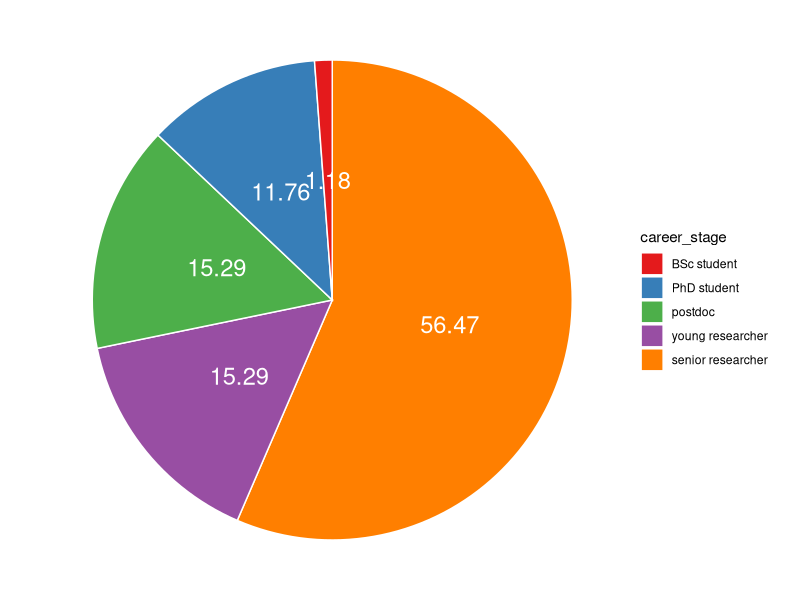
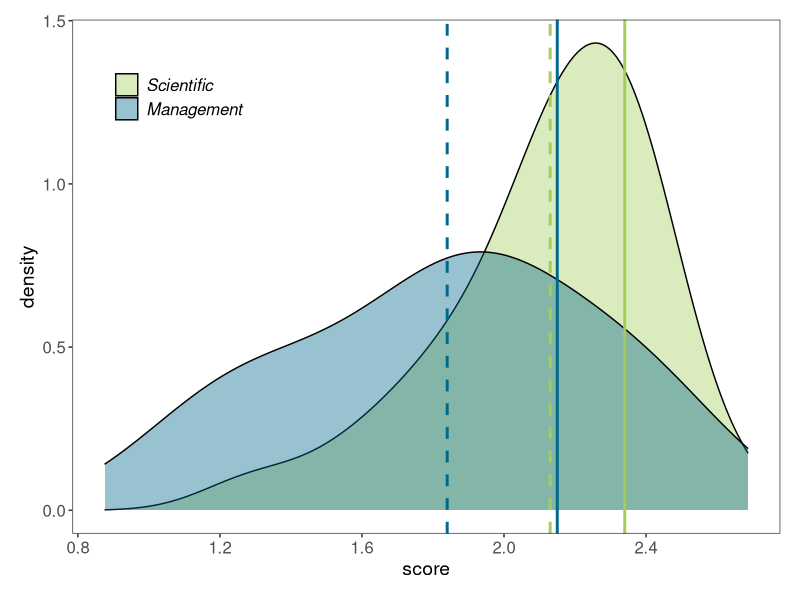
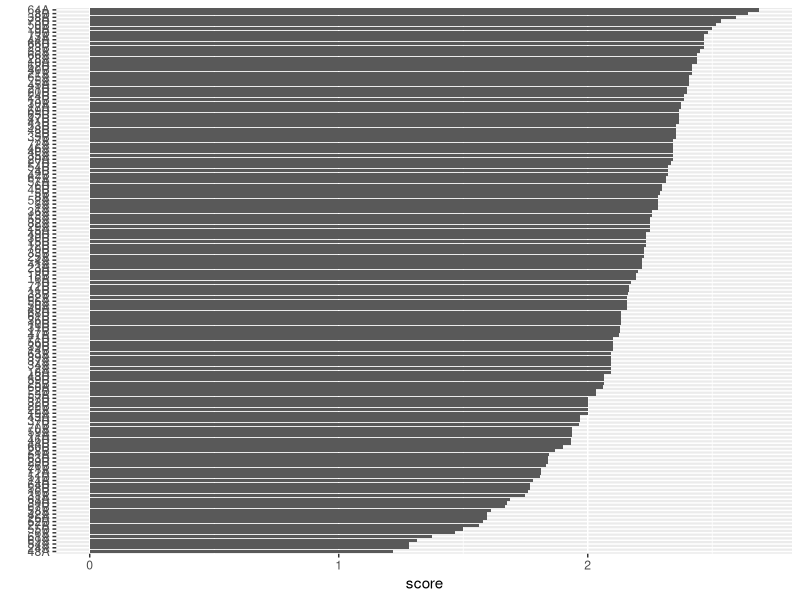
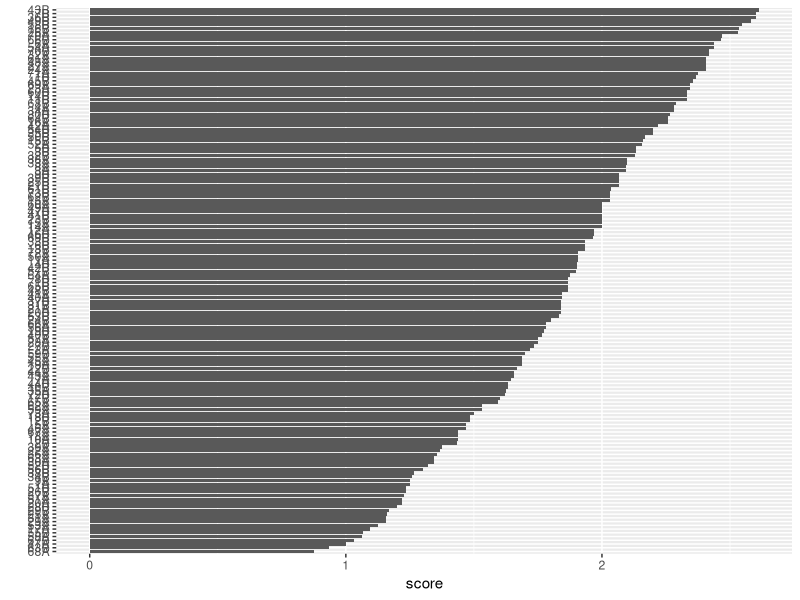

The R script that drew these images, in order:
#~~~~~~~~~~~~~~~~~~~~~~~~~~~~~~~~~~~~~~~~~~~~~~~~~~~~~~~~~~~~~~~~~~~~
#         Arctic herbivory horizon scan
#        Isabel C Barrio (isabel@lbhi.is)
#                  3-December-2024
#~~~~~~~~~~~~~~~~~~~~~~~~~~~~~~~~~~~~~~~~~~~~~~~~~~~~~~~~~~~~~~~~~~~~

# script to import the data from the two scoring surveys 
# and link them to the list of questions

# libraries --------------------------------------------------------------------
library(readxl)
library(writexl)
library(dplyr)
library(tidyverse)
library(stringr)
library(ggpubr)
library(scales)



# customised functions ----
# defining the parameters for our graphs
theme_horizon <- function(){    # create a new theme function for the style of graphs
  theme_bw()+                   # use a predefined theme as a base
  theme(axis.text.x = element_text(size = 12),
        axis.text.y = element_text(size = 12),
        axis.title = element_text(size = 14),
        panel.grid = element_blank(),
        plot.margin = unit(c(0.5, 0.5, 0.5, 0.5), units = , "cm"),
        plot.title = element_text(size = 20, vjust = 1, hjust = 0.5),
        legend.text = element_text(size = 12, face = "italic"),
        legend.title = element_blank(),
        legend.position = c(0.15, 0.85))  # legend inside plot area x, y position
}


# 1. load datasets -------------------------------------------------------------

# set the working directory
# ICB: setwd("C:/Users/isabel/OneDrive - Menntaský/ISABEL/HERBIVORY NETWORK/herbivory horizon scan/R")

# 2. demographic data --------------------------------------------------------
## 2.1 elicitation survey ----
## load demographic data of participants in the elicitation survey
demog <- read_excel("Arctic Herbivory Horizon Scan_data.xlsx", sheet = "responses") %>% 
                select(resp_ID, career_stage, career_stage_other, 
                       geographic_scope, geographic_scope_other, gender) %>% 
                # fix career stage
                mutate(career_stage_other = case_when(career_stage_other %in% c("Lecturer in ecology with over a decade of experience",
                                                            "Environmental data scientist",
                                                            "Out dated and retired",
                                                            "professor (I guess this would go under senior researcher?)") ~ "Senior researcher (5 or more years from obtaining a research position)",
                                   TRUE ~ career_stage_other),
                       career_stage = case_when(career_stage == "Other" ~ career_stage_other,
                                                TRUE ~ career_stage)) %>% 
                # simplify classes and reorder
                mutate(career_stage = case_when(career_stage == "Post-doctoral fellow" ~ "postdoc",
                                                career_stage == "Senior researcher (5 or more years from obtaining a research position)" ~ "senior researcher",
                                                career_stage == "Recently established researcher (<5 years from obtaining a position)" ~ "young researcher",
                                                TRUE ~ career_stage),
                       career_stage = factor(career_stage, levels = c("BSc student", "PhD student", "postdoc",
                                                                      "young researcher", "senior researcher")),
                       gender = case_when(gender == "Male" ~ "male",
                                          gender == "Female" ~ "female",
                                          gender == "Non-binary" ~ "non-binary")) %>% 
                # fix geographic scope
                mutate(geographic_scope_other = case_when(geographic_scope_other %in% c("Svalbard",
                                                            "Svalbard Islands", "Norwegian high Arctic Svalbard") ~ "Svalbard",
                                                          geographic_scope_other == "Global (i.e. pan-Arctic plus the rest of the world)" ~ "pan-Arctic",
                                                          TRUE ~ "outside the Arctic")) 
  

### 2.1.1 career stage ----
career.stage <- demog %>% count(career_stage) 

# pie chart
# first compute the position of labels for piechart
#percentages of each type of document
data.frame(document_type = career.stage$career_stage,
           percentage = round(career.stage$n/sum(career.stage$n)*100,1))

data <- career.stage %>% 
          arrange(desc(career_stage)) %>%
          mutate(prop = round(n / sum(career.stage$n) *100, 2)) %>%
          mutate(ypos = cumsum(prop) - 0.5*prop)

# basic piechart
ggplot(data, aes(x = "", y = prop, fill = career_stage)) +
   geom_bar(stat = "identity", width = 1, color = "white") +
   coord_polar("y", start = 0) +
   theme_void() + 
     geom_text(aes(y = ypos, label = prop), color = "white", size = 6) +
     scale_fill_brewer(palette = "Set1")

# barplot
career_p <- ggplot(career.stage, aes(career_stage, n)) +
  geom_bar(stat="identity", fill = "#00688B") +
  xlab("career stage") +
  ylab("participants") +
  coord_flip() +
  theme_horizon()


### 2.1.2 gender ----
gender <- demog %>% count(gender) 

# barplot
gender_p <- ggplot(gender, aes(gender, n)) +
  geom_bar(stat="identity", fill = "#00688B") +
  xlab("gender") +
  ylab("participants") +
  coord_flip() +
  theme_horizon()


### 2.1.3 geographic scope ----
geographic.scope <- demog %>% 
                      separate_rows(geographic_scope, sep = ";") %>% 
                        # remove empty rows created because of the last ";"
                        filter(!geographic_scope == "") %>% 
                      mutate(geographic_scope = case_when(geographic_scope %in% c("Other", NA) ~ geographic_scope_other,
                                                TRUE ~ geographic_scope),
                             # order
                             geographic_scope = factor(geographic_scope, 
                                                        levels = c("Alaska", "Canada", "Greenland", "Iceland",
                                                                   "Svalbard", "Fennoscandia", "Russia", "pan-Arctic", "outside the Arctic"))) %>% 
                               count(geographic_scope)

# barplot
geographic_p <- ggplot(geographic.scope, aes(geographic_scope, n)) +
  geom_bar(stat="identity", fill = "#00688B") +
  xlab("geographic scope") +
  ylab("participants") +
  coord_flip() +
  theme_horizon()

# plot everything together
figS1 <- ggarrange(career_p + ggtitle("a. Career stage"),
                   gender_p + ggtitle("b. Gender"),
                   geographic_p+ ggtitle("c. Geographic scope"),
                   ncol = 3, nrow = 1)


## 2.2 co-author list ----
## load demographic data of co-authors
coauthors <- read_excel("co-author_info.xlsx", sheet = "responses") %>%
                # fix career stage
                mutate(career_stage = case_when(career_stage %in% c("Recently established researcher (<5 years from obtaining a position)",
                                                            "Recently established researcher (<5 years in a research or management position since receiving the highest educational degree)",
                                                            "Post-doctoral fellow", "Teaching associate (similar in stage to post-doc)") ~ "young researcher",
                                                career_stage %in% c("Senior researcher (5 or more years in a research or management positionsince receiving the highest educational degree)",
                                                                    "Professor", "Research Professor", "Senior Research Associate, so soft money but senior?",
                                                                    "emeritus professor") ~ "senior researcher",
                                                TRUE ~ career_stage)) %>% 
                # fix focus into two categories (nobody said management alone)
                mutate(focus = case_when(focus %in% c("Mainly research", "Research and administrative",
                                                      "Teaching", "Research and teaching") ~ "research",
                                        TRUE ~ "both research and management")) %>% 
                # fix country of residence
                mutate(country_residence = case_when(country_residence %in% c("USA", "United States/Sweden") ~ "United States",
                                            country_residence %in% c("Norway/Bulgaria") ~ "Norway",
                                            country_residence %in% c("UK", "Scotland") ~ "United Kingdom",
                                            country_residence %in% c("The Netherlands") ~ "Netherlands",
                                            country_residence %in% c("sweden") ~ "Sweden",
                                            TRUE ~ country_residence)) %>%
                # simplify classes and reorder
                mutate(career_stage = factor(career_stage, levels = c("MSc student", "PhD student",
                                                                      "young researcher", "senior researcher")))   

### 2.2.1 career stage ----
career.stage <- coauthors %>% count(career_stage) %>% 
                  mutate(percentage = round(n/sum(n)*100,1))

### 2.2.2 gender ----
gender <- coauthors %>% count(gender) %>% 
                  mutate(percentage = round(n/sum(n)*100,1))

### 2.2.3 focus ----
focus <- coauthors %>% count(focus) %>% 
                  mutate(percentage = round(n/sum(n)*100,1))

### 2.2.4 country of residence ----
country_residence <- coauthors %>% count(country_residence) %>% 
                  mutate(percentage = round(n/sum(n)*100, 1))




# 3. list of questions -------------------------------------------------------
# NEED TO LOAD THESE for analysing survey data in the next section :)

# load questions for each survey separately
questions_A <- read_excel("Arctic Herbivory Horizon Scan_data.xlsx", sheet = "questions_to_rank") %>% 
                filter(survey == "A") %>% 
                # create variables to merge
                mutate(question_long = question,
                       question_nr = as.character(random)) %>% 
                select(question_nr, question_long) %>% 
                  mutate(question = paste(question_nr,"A", sep = ""))
questions_B <- read_excel("Arctic Herbivory Horizon Scan_data.xlsx", sheet = "questions_to_rank") %>% 
                filter(survey == "B") %>% 
                # create variables to merge
                mutate(question_long = question,
                       question_nr = as.character(random)) %>% 
                select(question_nr, question_long) %>% 
                  mutate(question = paste(question_nr,"B", sep = ""))

question_list <- rbind(questions_A, questions_B)


# 4. survey data -------------------------------------------------------------
# compile scoring of responses from the two scoring surveys
# and calculate average scores
survey_A <- read_excel("Arctic herbivory horizon scan - step 2 (A)(1-32).xlsx") %>% 
                # remove the columns we don't need
                select(-"Start time", -"Completion time", 
                       -"Email", -"Name", -"Last modified time") %>% 
                pivot_longer(cols = -ID, names_to = c("criterion", "question"),
                             names_sep = " relevance",
                             values_to = "score") %>% 
                mutate(question_nr = case_when(question == "" ~ "1",
                                            TRUE ~ question),
                       score_num = case_when(score == "Not at all" ~ 0,
                                             score == "Little relevant" ~ 1,
                                             score == "Relevant" ~ 2,
                                             score == "Very relevant" ~ 3)) %>% 
               left_join(questions_B, by = "question_nr") %>% 
               mutate(survey = "A", 
                      question = paste(question_nr,"A", sep = ""), 
                      respondent = paste(ID,"A", sep = ""))

survey_B <- read_excel("Arctic herbivory horizon scan - step 2 (B)(1-31).xlsx") %>% 
                # remove the columns we don't need
                select(-"Start time", -"Completion time", 
                       -"Email", -"Name", -"Last modified time") %>% 
                pivot_longer(cols = -ID, names_to = c("criterion", "question"),
                             names_sep = " relevance",
                             values_to = "score") %>% 
                mutate(question_nr = case_when(question == "" ~ "1",
                                            TRUE ~ question),
                       score_num = case_when(score == "Not at all" ~ 0,
                                             score == "Little relevant" ~ 1,
                                             score == "Relevant" ~ 2,
                                             score == "Very relevant" ~ 3)) %>% 
               left_join(questions_B, by = "question_nr") %>% 
               mutate(survey = "B", 
                      question = paste(question_nr,"B", sep = ""), 
                      respondent = paste(ID,"B", sep = ""))

question_scores <- rbind(survey_A, survey_B) %>% 
                    drop_na(score_num) %>%  # drop questions with no scores
                    group_by(question, criterion) %>% 
                      summarize(score = mean(score_num), 
                                median = median(score_num),
                                cv = sd(score_num)/score, 
                                n = n()) %>% 
                    mutate(criterion = factor(criterion, 
                                              levels = c("Scientific", "Management")))

min(question_scores$n); max(question_scores$n)

# mean scores for scientific and management  
question_scores %>% group_by(criterion) %>% summarize(mean = mean(score),
                                                      median = median(score))


# density plot for the two criteria (Supplementary materials)
ggplot(data = question_scores, aes(x = score, group = criterion, fill = criterion)) +
    geom_density(adjust =1.5, alpha = 0.4) +
      scale_fill_manual(values = c("#A2CD5A", "#00688B")) +
    # add vertical lines for top 25%
    geom_vline(xintercept = 2.34, colour = "#A2CD5A", lty = "solid", linewidth = 1) +
    geom_vline(xintercept = 2.15, colour = "#00688B", lty = "solid", linewidth = 1) +
    # add vertical lines for means
    geom_vline(xintercept = 2.13, colour = "#A2CD5A", lty = "dashed", linewidth = 1) +
    geom_vline(xintercept = 1.84, colour = "#00688B", lty = "dashed", linewidth = 1) +
    theme_horizon()

## Figure 2----
# scatterplot of scientific and management scores for each response
criteria <- question_scores %>% select(-cv, -n, -median) %>% 
              pivot_wider(names_from = "criterion", values_from = "score") %>% 
              mutate(priority = case_when(Scientific > 2.34 & Management < 2.15 ~ "Scientific",
                                          Scientific < 2.34 & Management > 2.15 ~ "Management",
                                          Scientific > 2.34 & Management > 2.15 ~ "Both",
                                          TRUE ~ "None")) %>% 
              mutate(priority = factor(priority, 
                                 levels = c("Scientific", "Management", "Both", "None")))

## need to prepare the axes as gradients
gradient_x <- data.frame(axes = c("xaxis"),
                         start.x = c(0),
                         end.x = c(3), 
                         start.y = c(-0.1),
                         end.y = c(0))
gradient_y <- data.frame(axes = c("yaxis"),
                         start.x = c(-0.1),
                         end.x = c(0), 
                         start.y = c(0),
                         end.y = c(3))

  steps <- seq(from = 0, to = 3, length.out = 100 + 1)
  alpha_steps <- seq(from = 0, to = 1, length.out = 100)
  
  rect_grad_x <- data.frame(xmin = steps[-(100 + 1)], 
                            xmax = steps[-1], 
                            alpha = alpha_steps)
      rect_x <- merge(gradient_x, rect_grad_x)
  
  rect_grad_y <- data.frame(ymin = steps[-(100 + 1)], 
                            ymax = steps[-1], 
                            alpha = alpha_steps)
      rect_y <- merge(gradient_y, rect_grad_y)

fig2 <- ggplot(criteria) +
          geom_point(aes(x = Management, y = Scientific, shape = priority, color = priority), 
                       alpha = 0.8, size = 3) +
              scale_color_manual(values = c("#A2CD5A", "#00688B", "#FF7F00", "#BABABA")) +
              scale_shape_manual(values = c(15, 17, 18, 19)) +
          scale_x_continuous(name = "Management relevance", limits = c(-0.1, 3),
                             breaks = c(0, 1, 2, 3), 
                             expand = c(0, 0)) +
          scale_y_continuous(name = "Scientific relevance", limits = c(-0.1, 3),
                             breaks = c(0, 1, 2, 3),
                             expand = c(0, 0)) +
            # add dashed vertical line for average management relevance score 
            geom_vline(xintercept = 1.84, colour = "#BABABA", lty = "dashed", linewidth = 0.5) +
            # add dashed horizontal line for average scientific relevance score 
            geom_hline(yintercept = 2.13, colour = "#BABABA", lty = "dashed", linewidth = 0.5) +
          geom_rect(data = rect_x, aes(xmin = xmin, xmax = xmax, 
                                       ymin = start.y, ymax = end.y, fill = xmin)) +
          geom_rect(data = rect_y, aes(xmin = start.x, xmax = end.x, 
                                       ymin = ymin, ymax = ymax, fill = ymin)) +
          guides(fill = FALSE) +
          scale_fill_gradient(low = "white", high = "#104E8B") +
          annotate("text", x = c(0.1, 2.95, -0.05, -0.05), 
                           y = c(-0.05, -0.05, 0.1, 2.95), 
                           label = c("not relevant", "very relevant", 
                                     "not relevant", "very relevant"), 
                           color = c("black", "white", "black", "white"), 
                           size = 4 , angle = c(0, 0, 90, 90), 
                           fontface = "bold", 
                           hjust = c("left", "right", "left", "right"),
                           vjust = c("middle", "middle", "middle", "middle")) +
          theme_horizon() 


# how many observations that are very relevant to management below average scientific relevance?
criteria %>% filter(priority == "management") %>% 
            group_by(priority) %>% summarize(n = n()) # 34 responses with high management relevance
criteria %>% filter(priority == "management"& Scientific < 2.13) %>% 
            group_by(priority) %>% summarize(n = n()) # 19 responses out of 34 were below average scientific score
(19/34)*100

# how many observations that are very relevant to science below average management relevance?
criteria %>% filter(priority == "scientific") %>% 
            group_by(priority) %>% summarize(n = n()) # 34 responses with high management relevance
criteria %>% filter(priority == "scientific"& Management < 1.84) %>% 
            group_by(priority) %>% summarize(n = n()) # 21 responses out of 38 were below average scientific score
(21/38)*100

# plot the scores for each question, separate graphs for each criterion
question_scores_all <- question_scores %>% select(-n, -cv, -median) %>% 
                        pivot_wider(names_from = criterion,
                                    values_from = score) %>% 
                       left_join(question_list, by = "question") %>% 
                         select(-question_nr)

question_scores_all_cv <- question_scores %>% select(-n, -score, -median) %>% 
                        pivot_wider(names_from = criterion,
                                    values_from = cv) %>% 
                       left_join(question_list, by = "question") %>% 
                         select(-question_nr) %>% 
                        rename(Management_cv = Management,
                               Scientific_cv = Scientific)

question_scores_all_med <- question_scores %>% select(-n, -score, -cv) %>% 
                        pivot_wider(names_from = criterion,
                                    values_from = median) %>% 
                       left_join(question_list, by = "question") %>% 
                         select(-question_nr) %>% 
                        rename(Management_med = Management,
                               Scientific_med = Scientific)

question_scores_all <- question_scores_all %>% 
                        left_join(question_scores_all_cv, by = "question") %>% 
                        select(-question_long.y) %>% 
                        rename(question_long = question_long.x) %>% 
                        left_join(question_scores_all_med, by = "question") %>% 
                        select(-question_long.y) %>% 
                        rename(question_long = question_long.x)

write_xlsx(question_scores_all, "question_scores.xlsx")


# SCIENTIFIC
ggplot(question_scores_all,
       aes(x = reorder(question, Scientific), y = Scientific)) +
          geom_bar(stat = "identity") +
          labs(x = "", y = "score") +
          coord_flip() 
quantile(question_scores_all$Scientific, 0.75) # questions with scientific score > 2.34 should be kept


# MANAGEMENT
ggplot(question_scores_all,
       aes(x = reorder(question, Management), y = Management)) +
          geom_bar(stat = "identity") +
          labs(x = "", y = "score") +
          coord_flip() 
quantile(question_scores_all$Management, 0.75) # questions with management score > 2.15 should be kept



# 5. broad priorities ----------------------------------------------------------
# some data on the grouping into broad priorities
sci <- read_excel("Supplementary_material_S2_full_list_questions.xlsx", 
                  sheet = "scientific_all") %>% 
        # fix issues with comma delimited decimals
        mutate(score = scientific/1000,  
               criterion = "scientific") %>% 
        filter(score > 2.34) %>% # keep only top 25%
        select(-scientific)
man <- read_excel("Supplementary_material_S2_full_list_questions.xlsx", 
                  sheet = "management_all") %>% 
        # fix issues with comma delimited decimals
        mutate(score = management,  
               criterion = "management") %>% 
        filter(score > 2.15) %>% # keep only top 25%
        select(-management)

priorities <- rbind(sci, man) %>% 
                group_by(criterion, new_broad_question) %>% 
                summarize(n = n(), 
                          avg.score = mean(score),
                          max.score = round(max(score), 2)) %>% 
                arrange(desc(criterion)) %>% 
                ungroup() %>% 
                mutate(order = seq(1:16))

##### Figure 4----
fig4 <- ggplot(priorities) +
          geom_bar(aes(x = avg.score, y = reorder(new_broad_question, order, decreasing = T), 
                       fill = criterion), stat = "identity", width = 0.8) +
          scale_fill_manual(values = c("#00688B", "#A2CD5A")) +
          scale_y_discrete(labels = label_wrap(70)) + 
          scale_x_continuous(name = "Average score", limits = c(-0.1, 3),
                     breaks = c(0, 1, 2, 3), 
                     expand = c(0, 0)) +
          labs(y = " ", x = "Average score") +
          geom_text(aes(x = avg.score + 0.2, 
                        y = reorder(new_broad_question, order, decreasing = T),
                        label = paste0(n, " [", max.score, "]")), size = 3) +
          theme_horizon() +
            theme(axis.text.y = element_text(size = 9),
                  legend.position = "none") 


